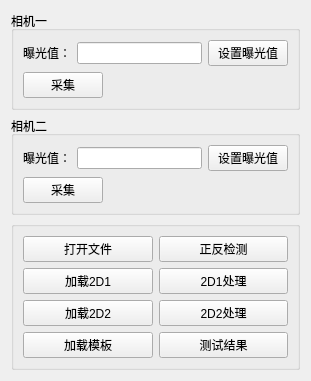
        <widget class="QWidget" name="tab">
         <attribute name="title">
          <string>相机设置</string>
         </attribute>
         <layout class="QGridLayout" name="gridLayout">
          <item row="2" column="0">
           <widget class="QGroupBox" name="groupBox_4">
            <property name="title">
             <string/>
            </property>
            <layout class="QGridLayout" name="gridLayout_4">
             <item row="0" column="0">
              <widget class="QPushButton" name="pushButton_2">
               <property name="text">
                <string>打开文件</string>
               </property>
              </widget>
             </item>
             <item row="0" column="1">
              <widget class="QPushButton" name="pushButton_Dir">
               <property name="text">
                <string>正反检测</string>
               </property>
              </widget>
             </item>
             <item row="1" column="0">
              <widget class="QPushButton" name="pushButton">
               <property name="text">
                <string>加载2D1</string>
               </property>
              </widget>
             </item>
             <item row="1" column="1">
              <widget class="QPushButton" name="pushButton_7">
               <property name="text">
                <string>2D1处理</string>
               </property>
              </widget>
             </item>
             <item row="2" column="0">
              <widget class="QPushButton" name="pushButton_5">
               <property name="text">
                <string>加载2D2</string>
               </property>
              </widget>
             </item>
             <item row="2" column="1">
              <widget class="QPushButton" name="pushButton_6">
               <property name="text">
                <string>2D2处理</string>
               </property>
              </widget>
             </item>
             <item row="3" column="0">
              <widget class="QPushButton" name="new_from">
               <property name="text">
                <string>加载模板</string>
               </property>
              </widget>
             </item>
             <item row="3" column="1">
              <widget class="QPushButton" name="new_from_2">
               <property name="text">
                <string>测试结果</string>
               </property>
              </widget>
             </item>
            </layout>
           </widget>
          </item>
          <item row="1" column="0">
           <widget class="QGroupBox" name="groupBox_8">
            <property name="title">
             <string>相机二</string>
            </property>
            <layout class="QGridLayout" name="gridLayout_5">
             <item row="0" column="0" colspan="2">
              <layout class="QHBoxLayout" name="horizontalLayout_8">
               <item>
                <layout class="QHBoxLayout" name="horizontalLayout_9">
                 <item>
                  <widget class="QLabel" name="label_4">
                   <property name="styleSheet">
                    <string notr="true">color: rgb(0, 0, 0);</string>
                   </property>
                   <property name="text">
                    <string>曝光值：</string>
                   </property>
                  </widget>
                 </item>
                 <item>
                  <widget class="QLineEdit" name="lineEdit_Exposure_2"/>
                 </item>
                </layout>
               </item>
               <item>
                <widget class="QPushButton" name="pushButton_Save_Cam_Exposure_2">
                 <property name="text">
                  <string>设置曝光值</string>
                 </property>
                </widget>
               </item>
              </layout>
             </item>
             <item row="1" column="0">
              <widget class="QPushButton" name="pushButton_Cap_Cam1_2">
               <property name="text">
                <string>采集</string>
               </property>
              </widget>
             </item>
             <item row="1" column="1">
              <spacer name="horizontalSpacer_2">
               <property name="orientation">
                <enum>Qt::Horizontal</enum>
               </property>
               <property name="sizeHint" stdset="0">
                <size>
                 <width>179</width>
                 <height>20</height>
                </size>
               </property>
              </spacer>
             </item>
            </layout>
           </widget>
          </item>
          <item row="0" column="0">
           <widget class="QGroupBox" name="groupBox_5">
            <property name="title">
             <string>相机一</string>
            </property>
            <layout class="QGridLayout" name="gridLayout_6">
             <item row="0" column="0" colspan="2">
              <layout class="QHBoxLayout" name="horizontalLayout_7">
               <item>
                <layout class="QHBoxLayout" name="horizontalLayout_6">
                 <item>
                  <widget class="QLabel" name="label_3">
                   <property name="text">
                    <string>曝光值：</string>
                   </property>
                  </widget>
                 </item>
                 <item>
                  <widget class="QLineEdit" name="lineEdit_Exposure_1">
                   <property name="text">
                    <string/>
                   </property>
                  </widget>
                 </item>
                </layout>
               </item>
               <item>
                <widget class="QPushButton" name="pushButton_Save_Cam_Exposure">
                 <property name="text">
                  <string>设置曝光值</string>
                 </property>
                </widget>
               </item>
              </layout>
             </item>
             <item row="1" column="0">
              <widget class="QPushButton" name="pushButton_Cap_Cam1">
               <property name="text">
                <string>采集</string>
               </property>
              </widget>
             </item>
             <item row="1" column="1">
              <spacer name="horizontalSpacer">
               <property name="orientation">
                <enum>Qt::Horizontal</enum>
               </property>
               <property name="sizeHint" stdset="0">
                <size>
                 <width>179</width>
                 <height>20</height>
                </size>
               </property>
              </spacer>
             </item>
            </layout>
           </widget>
          </item>
         </layout>
        </widget>
